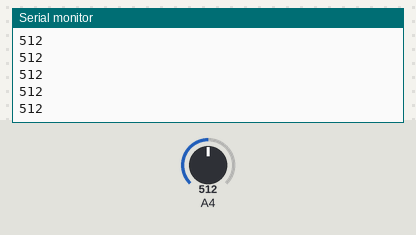
This sketch was run on a simulated Arduino Mega 2560, built with avr-gcc and run on an emulated ATmega2560. On the bench: the last lines printed to the serial monitor. The inputs (shaded band) are chosen by the test bench; at power-on: A4 = 512.

Above: at 2.2 s.
2.3 s: A4 set to 716
At 2.31 s:
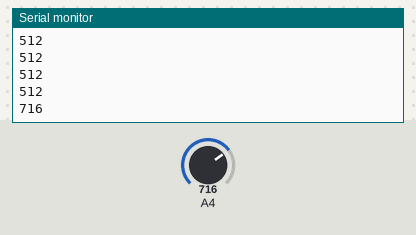
3.8 s: A4 set to 900
At 3.81 s:
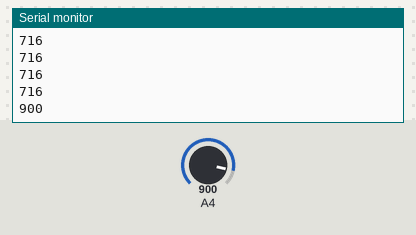
Timing chart, 0 to 6.8 s (numbered marks = the images above; inputs shaded):
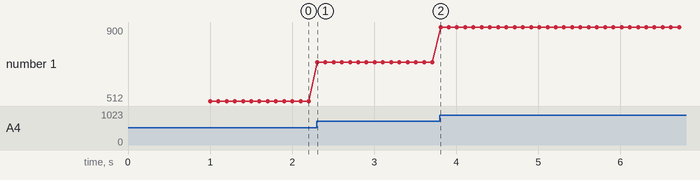

The sketch:

m5stack_light_sensor_read.ino
```cpp
const int lightPin = 36;

void setup() {
  Serial.begin(115200);
  delay(1000);
}

void loop() {
  int value = analogRead(lightPin);
  Serial.println(value);
  delay(100);
}
```

Measured:
- after the input at 2.3 s, the serial monitor: prints a new line at once (image 1)
- after the input at 3.8 s, the serial monitor: prints a new line at once (image 2)
- plotted number 1: 512 → 716 after the input at 2.3 s, 716 → 900 after the input at 3.8 s
